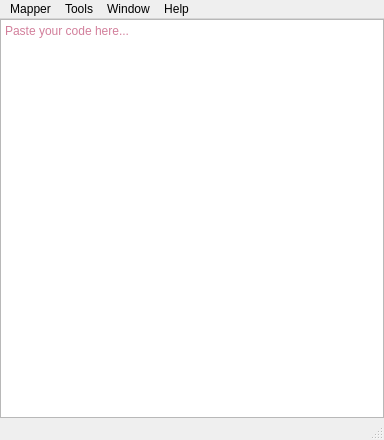
<?xml version="1.0" encoding="UTF-8"?>
<ui version="4.0">
 <class>Window</class>
 <widget class="QMainWindow" name="Window">
  <property name="geometry">
   <rect>
    <x>0</x>
    <y>0</y>
    <width>384</width>
    <height>440</height>
   </rect>
  </property>
  <property name="minimumSize">
   <size>
    <width>360</width>
    <height>240</height>
   </size>
  </property>
  <property name="windowTitle">
   <string>Newtoo interface mapping GUI</string>
  </property>
  <property name="windowIcon">
   <iconset resource="../../resources.qrc">
    <normaloff>:/about/app-icon</normaloff>:/about/app-icon</iconset>
  </property>
  <property name="locale">
   <locale language="English" country="UnitedStates"/>
  </property>
  <widget class="QWidget" name="inner">
   <property name="locale">
    <locale language="English" country="UnitedStates"/>
   </property>
   <layout class="QVBoxLayout" name="layout">
    <property name="spacing">
     <number>0</number>
    </property>
    <property name="leftMargin">
     <number>0</number>
    </property>
    <property name="topMargin">
     <number>0</number>
    </property>
    <property name="rightMargin">
     <number>0</number>
    </property>
    <property name="bottomMargin">
     <number>0</number>
    </property>
    <item>
     <widget class="QPlainTextEdit" name="input">
      <property name="styleSheet">
       <string notr="true">color: #A50037</string>
      </property>
      <property name="placeholderText">
       <string>Paste your code here...</string>
      </property>
     </widget>
    </item>
   </layout>
  </widget>
  <widget class="QMenuBar" name="menu">
   <property name="geometry">
    <rect>
     <x>0</x>
     <y>0</y>
     <width>384</width>
     <height>21</height>
    </rect>
   </property>
   <property name="nativeMenuBar">
    <bool>true</bool>
   </property>
   <widget class="QMenu" name="menuConverter">
    <property name="title">
     <string>Mapper</string>
    </property>
    <addaction name="actionConvert"/>
    <addaction name="actionConvert_save"/>
    <addaction name="separator"/>
    <addaction name="actionExit"/>
   </widget>
   <widget class="QMenu" name="menuHelp">
    <property name="title">
     <string>Help</string>
    </property>
    <addaction name="actionAbout"/>
   </widget>
   <widget class="QMenu" name="menuTools">
    <property name="title">
     <string>Tools</string>
    </property>
    <addaction name="actionOptions"/>
   </widget>
   <widget class="QMenu" name="menuWindow">
    <property name="title">
     <string>Window</string>
    </property>
    <addaction name="actionSource_code_output"/>
    <addaction name="actionHeader_output"/>
    <addaction name="actionConversion_result"/>
   </widget>
   <addaction name="menuConverter"/>
   <addaction name="menuTools"/>
   <addaction name="menuWindow"/>
   <addaction name="menuHelp"/>
  </widget>
  <widget class="QStatusBar" name="statusBar">
   <property name="sizeGripEnabled">
    <bool>true</bool>
   </property>
  </widget>
  <action name="actionAbout">
   <property name="text">
    <string>About</string>
   </property>
   <property name="menuRole">
    <enum>QAction::AboutRole</enum>
   </property>
  </action>
  <action name="actionClear">
   <property name="text">
    <string>Clear</string>
   </property>
  </action>
  <action name="actionConvert">
   <property name="text">
    <string>Convert to C++</string>
   </property>
  </action>
  <action name="actionExit">
   <property name="text">
    <string>Exit</string>
   </property>
  </action>
  <action name="actionSource_code_output">
   <property name="checkable">
    <bool>true</bool>
   </property>
   <property name="text">
    <string>Source code (.cpp) output</string>
   </property>
  </action>
  <action name="actionHeader_output">
   <property name="checkable">
    <bool>true</bool>
   </property>
   <property name="text">
    <string>Header (.h) output</string>
   </property>
  </action>
  <action name="actionOptions">
   <property name="text">
    <string>Options</string>
   </property>
   <property name="menuRole">
    <enum>QAction::PreferencesRole</enum>
   </property>
  </action>
  <action name="actionConversion_result">
   <property name="checkable">
    <bool>true</bool>
   </property>
   <property name="text">
    <string>Converter result</string>
   </property>
  </action>
  <action name="actionConvert_save">
   <property name="text">
    <string>Convert and save</string>
   </property>
  </action>
 </widget>
 <layoutdefault spacing="6" margin="11"/>
 <resources>
  <include location="../../resources.qrc"/>
 </resources>
 <connections/>
</ui>
